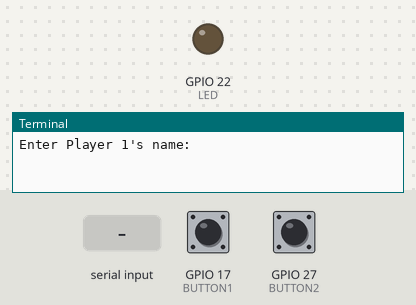
The program below on a simulated Raspberry Pi (BCM pin numbers). Parts: output pins drawn as LEDs (lit = HIGH), the last lines printed to the terminal. The inputs (shaded band) are chosen by the test bench; at power-on: GPIO 17 (BUTTON1) LOW, GPIO 27 (BUTTON2) LOW. Random numbers come from a fixed seed; the clock reads 2024-03-15 10:24:30 at power-on unless the program sets it.

Above: at 1.2 s.
1.3 s: "1" typed at the terminal, then Enter
2.8 s: "0" typed at the terminal, then Enter
At 5.9 s:
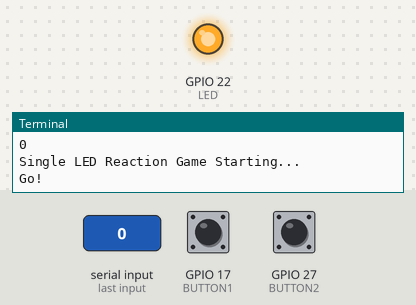
Timing chart, 0 to 7.4 s (numbered marks = the images above; inputs shaded):
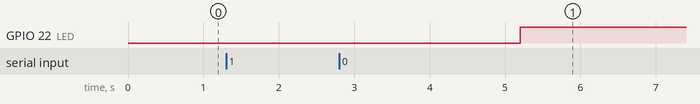

Measured:
- after the input at 2.8 s, GPIO 22 (LED): LOW → HIGH after 2.4 s

The program:

03b-reaction-player-names.py
```python
import RPi.GPIO as GPIO
import time
import random

# Pin Definitions
BUTTON1 = 17
BUTTON2 = 27
LED = 22

# Setup GPIO
GPIO.setmode(GPIO.BCM)
GPIO.setup(BUTTON1, GPIO.IN, pull_up_down=GPIO.PUD_DOWN)
GPIO.setup(BUTTON2, GPIO.IN, pull_up_down=GPIO.PUD_DOWN)
GPIO.setup(LED, GPIO.OUT)

# Get player names
player1_name = input("Enter Player 1's name: ")
player2_name = input("Enter Player 2's name: ")

# Helper to reset LED
def reset_led():
    GPIO.output(LED, GPIO.LOW)

try:
    print("Single LED Reaction Game Starting...")
    while True:
        reset_led()
        time.sleep(random.uniform(2, 5))  # Random delay
        GPIO.output(LED, GPIO.HIGH)  # Light up LED as signal
        print("Go!")

        start_time = time.time()
        winner = None
        while winner is None:
            if GPIO.input(BUTTON1) == GPIO.HIGH:
                winner = player1_name
            elif GPIO.input(BUTTON2) == GPIO.HIGH:
                winner = player2_name

        reaction_time = time.time() - start_time
        GPIO.output(LED, GPIO.LOW)  # Turn off LED after button press
        print(f"{winner} wins! Reaction time: {reaction_time:.3f} seconds")

        time.sleep(2)  # Pause before the next round
except KeyboardInterrupt:
    print("Game Exiting...")
finally:
    reset_led()
    GPIO.cleanup()
```
